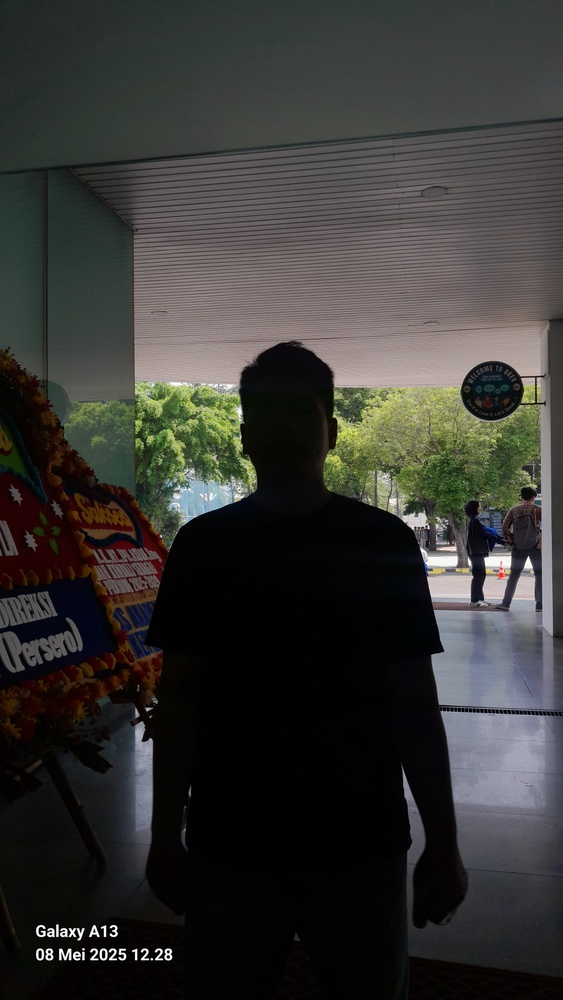
#> input picture fauzibacklight.jpg, 563 x 1000 px, shrunk from 2296 x 4080 before the run
$ jupyter execute SOAL3UTSFAUZI.ipynb
#> lines starting #> are read from the running program, lines starting #| are printed output that depends on the picture
[cell 1]
import cv2
import matplotlib.pyplot as plt

[cell 2]
path = "fauzibacklight.jpg"
img = cv2.imread(path)
#> img is the input picture: shape (1000, 563, 3); mean B, G, R 51.3, 54.2, 54.6

[cell 3]
img_rgb = cv2.cvtColor(img, cv2.COLOR_BGR2RGB)

[cell 4]
img_gray = cv2.cvtColor(img, cv2.COLOR_BGR2GRAY)
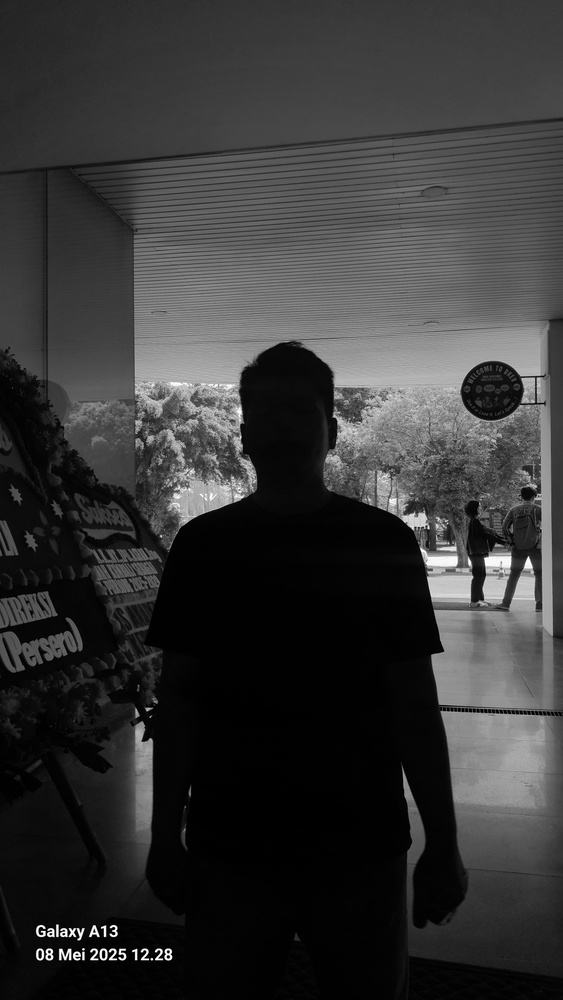
#> img_gray: shape (1000, 563); min 0, max 255, mean 54

[cell 5]
bright_gray = cv2.convertScaleAbs(img_gray, alpha=1, beta=50)
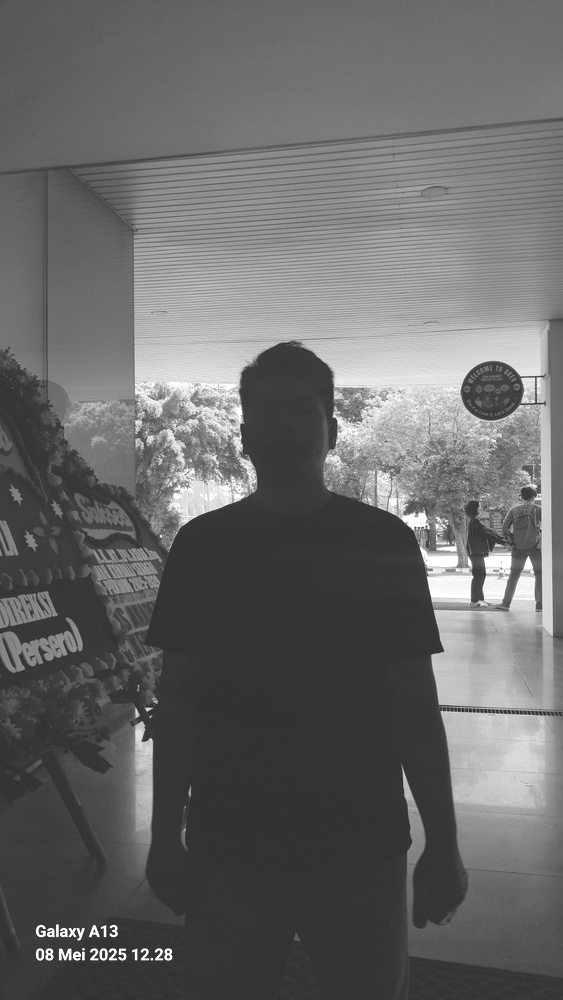
#> bright_gray: shape (1000, 563); min 50, max 255, mean 103.9

[cell 6]
contrast_gray = cv2.convertScaleAbs(img_gray, alpha=1.5, beta=0)
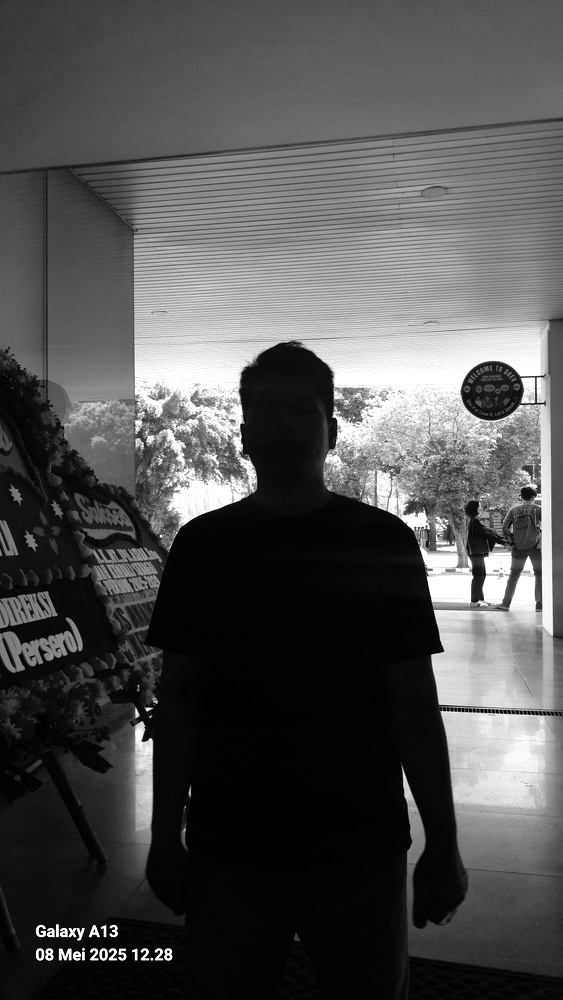
#> contrast_gray: shape (1000, 563); min 0, max 255, mean 80.3

[cell 7]
bright_contrast_gray = cv2.convertScaleAbs(img_gray, alpha=1.5, beta=50)
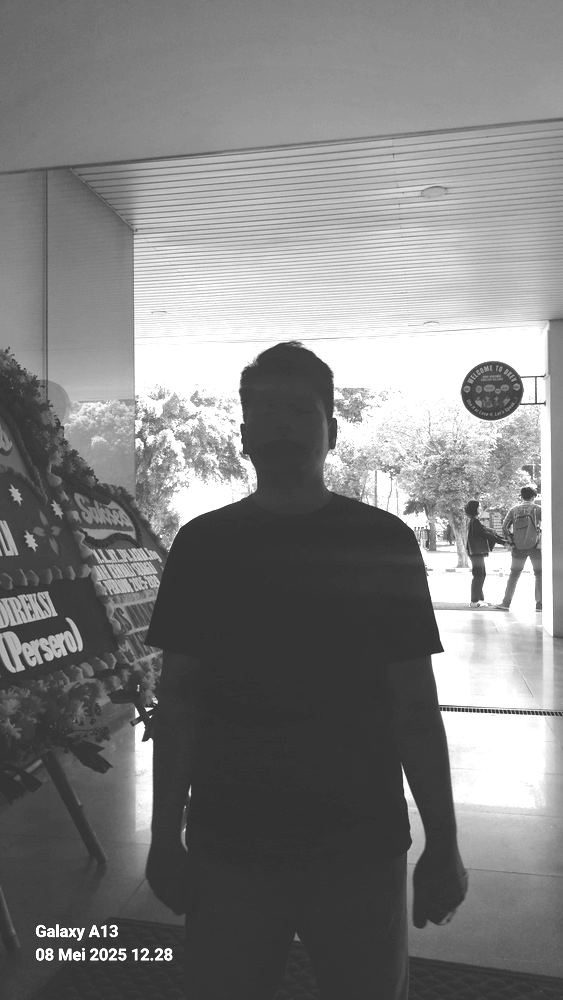
#> bright_contrast_gray: shape (1000, 563); min 50, max 255, mean 127.8

[cell 8]
plt.figure(figsize=(15, 10))

plt.subplot(2, 3, 1)
plt.imshow(img_rgb)
plt.title("Gambar Asli")
plt.axis("off")

plt.subplot(2, 3, 2)
plt.imshow(img_gray, cmap='gray')
plt.title("Gambar Gray")
plt.axis("off")

plt.subplot(2, 3, 3)
plt.imshow(bright_gray, cmap='gray')
plt.title("Gambar Gray yang Dipercerah")
plt.axis("off")

plt.subplot(2, 3, 4)
plt.imshow(contrast_gray, cmap='gray')
plt.title("Gambar Gray yang Diperkontras")
plt.axis("off")

plt.subplot(2, 3, 5)
plt.imshow(bright_contrast_gray, cmap='gray')
plt.title("Gambar Gray Dipercerah & Diperkontras")
plt.axis("off")

plt.tight_layout()
plt.show()

$ run again, with detail_fauziuts.jpg copied over fauzibacklight.jpg
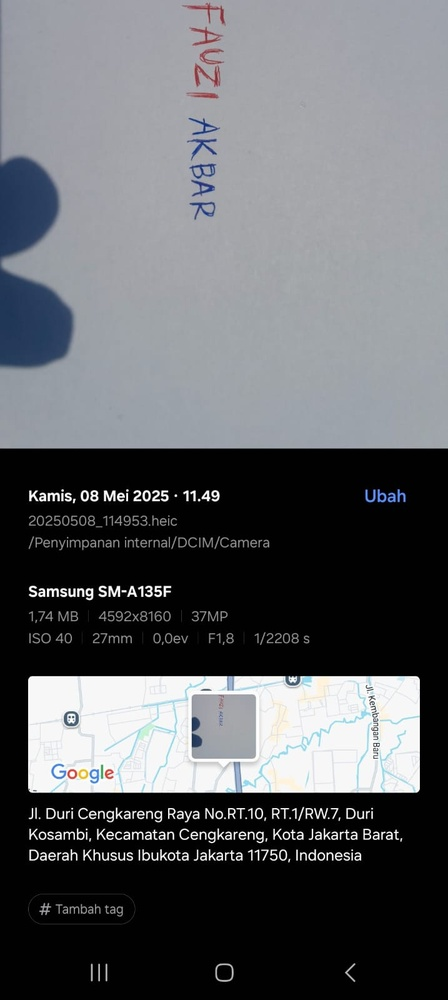
#> input picture detail_fauziuts.jpg, 448 x 1000 px, shrunk from 717 x 1600 before the run
#> img is the input picture: shape (1000, 448, 3); mean B, G, R 102.3, 98.8, 96.9
#> `contrast_gray = cv2.convertScaleAbs(img_gray, alpha=1.5, beta=0)`:
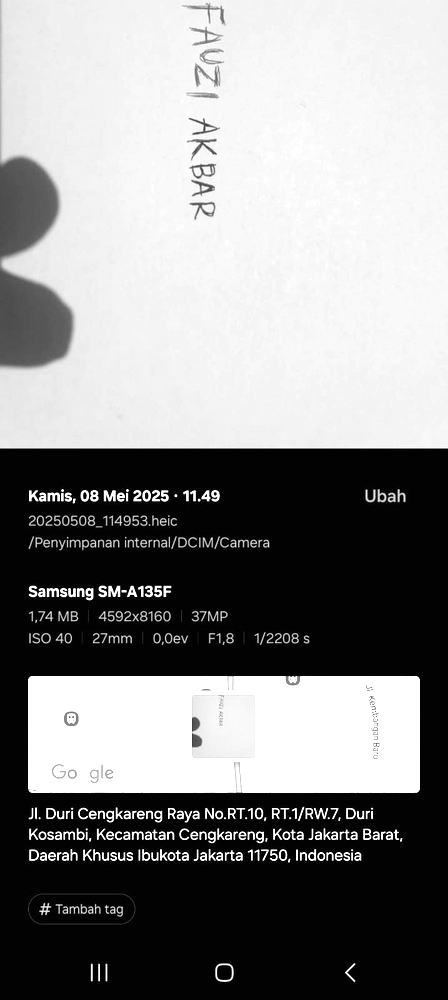
#> contrast_gray: shape (1000, 448); min 0, max 255, mean 137.7
#> `bright_contrast_gray = cv2.convertScaleAbs(img_gray, alpha=1.5, beta=50)`:
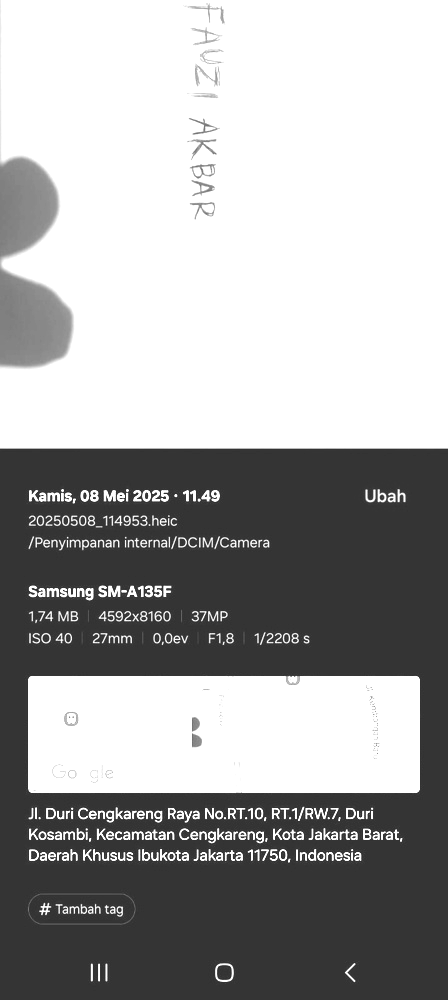
#> bright_contrast_gray: shape (1000, 448); min 50, max 255, mean 165.6
